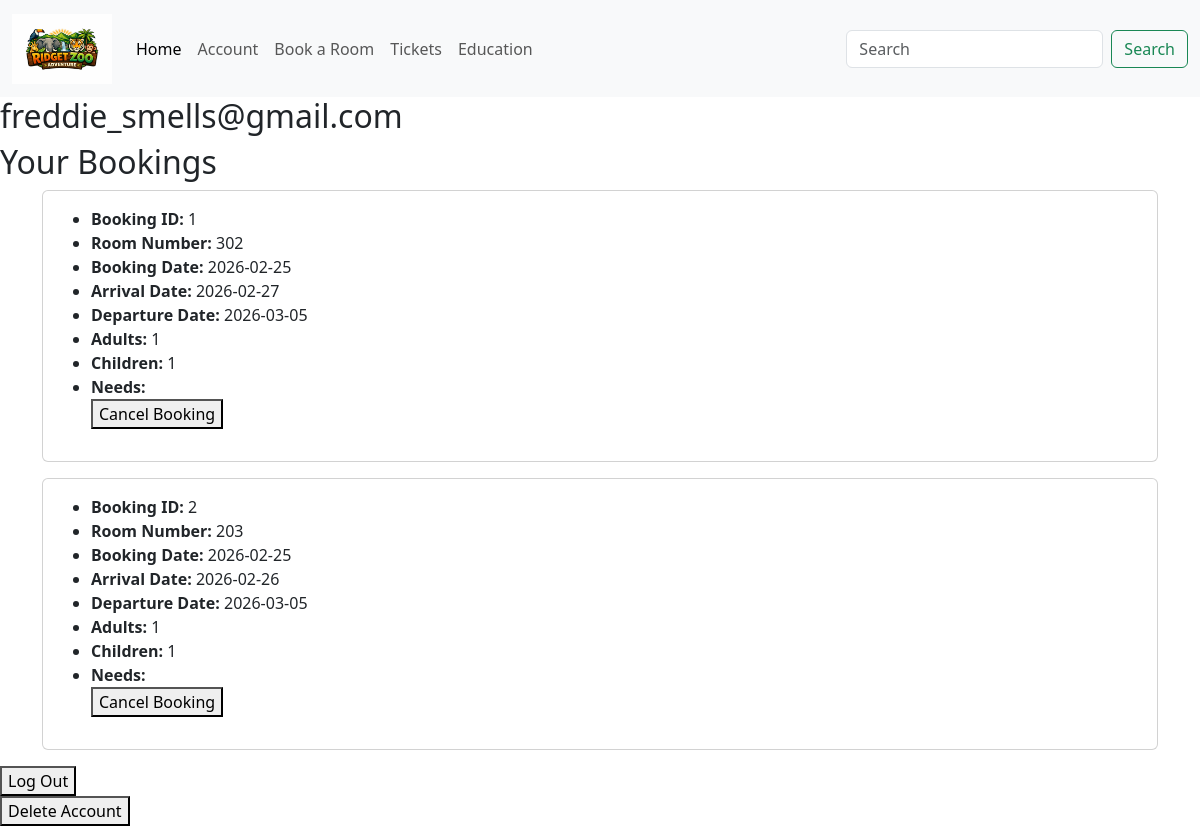
Page /account (signed in) on the committed database.
### database.py (models this page shows, shortened)
class User(db.Model, UserMixin):
    user_id = db.Column(db.Integer, primary_key=True)
    email = db.Column(db.String(120), unique=True, nullable=False)
    password = db.Column(db.String(128), nullable=False)
    send_email = db.Column(db.Boolean, default=True)
    is_admin = db.Column(db.Boolean, default=False)

class hotel_bookings(db.Model):
    booking_id = db.Column(db.Integer, primary_key=True)
    user_id = db.Column(db.Integer, db.ForeignKey('user.user_id'), nullable=False)
    room_id = db.Column(db.Integer, db.ForeignKey('rooms.room_id'), nullable=False)
    room_number = db.Column(db.String(50), nullable=False)
    booking_date = db.Column(db.String, nullable=False)
    check_in_date = db.Column(db.String, nullable=False)
    check_out_date = db.Column(db.String, nullable=False)
    adults = db.Column(db.Integer, nullable=False)
    children = db.Column(db.Integer, nullable=False)
    needs = db.Column(db.String(200), nullable=True)
    price = db.Column(db.Float, nullable=False)

### routes.py (the view)
@routes_blueprint.route('/account')
@login_required
def account():
    email = current_user.email
    user_bookings = hotel_bookings.query.filter_by(user_id=current_user.user_id).all()
    user_tickets = tickets.query.filter_by(user_id=current_user.user_id).all()
    return render_template('account.html', bookings=user_bookings, email=email, tickets=user_tickets)

### mock.py (called while the page is built)
@login_manager.user_loader
def load_user(user_id):
    return User.query.get(int(user_id))

### templates/account.html (shortened to what this page needs)
{% extends "base.html" %}
{% block content %}
<h2>{{ email }}</h2>
{% if bookings %}
{% if not current_user.is_admin %}
    <h2>Your Bookings</h2>
{% endif %}
{% for booking in bookings %}
<div class="container mt-2">
    <div class="card mb-3">
        <div class="card-body">
            <ul class="mb-3">
                <form action="{{ url_for('routes.cancel_booking') }}" method="POST">
                <li><strong>Booking ID:</strong> {{ booking.booking_id }}</li>
                <li><strong>Room Number:</strong> {{ booking.room_number }}</li>
                <li><strong>Booking Date:</strong> {{ booking.booking_date }}</li>
                <li><strong>Arrival Date:</strong> {{ booking.check_in_date }}</li>
                <li><strong>Departure Date:</strong> {{ booking.check_out_date }}</li>
                <li><strong>Adults:</strong> {{ booking.adults }}</li>
                <li><strong>Children:</strong> {{ booking.children }}</li>
                <li><strong>Needs:</strong> {{ booking.needs }}</li>
                <button type="submit">Cancel Booking</button>
                </form>
            </ul>
        </div>
    </div>
</div>
{% endfor %}
{% endif %}
<form action="{{ url_for('routes.logout') }}" method="POST">
    <button type="submit">Log Out</button>
</form>
<form action="{{ url_for('routes.delete_account') }}" method="POST">
    <button type="submit">Delete Account</button>
</form>
{% endblock %}

### rows in the picture
User: email "freddie_smells@gmail.com"
hotel_bookings: booking_id "1", room_number "302", booking_date "2026-02-25", check_in_date "2026-02-27", check_out_date "2026-03-05", adults "1", children "1"
hotel_bookings: booking_id "2", room_number "203", booking_date "2026-02-25", check_in_date "2026-02-26", check_out_date "2026-03-05", adults "1", children "1"
